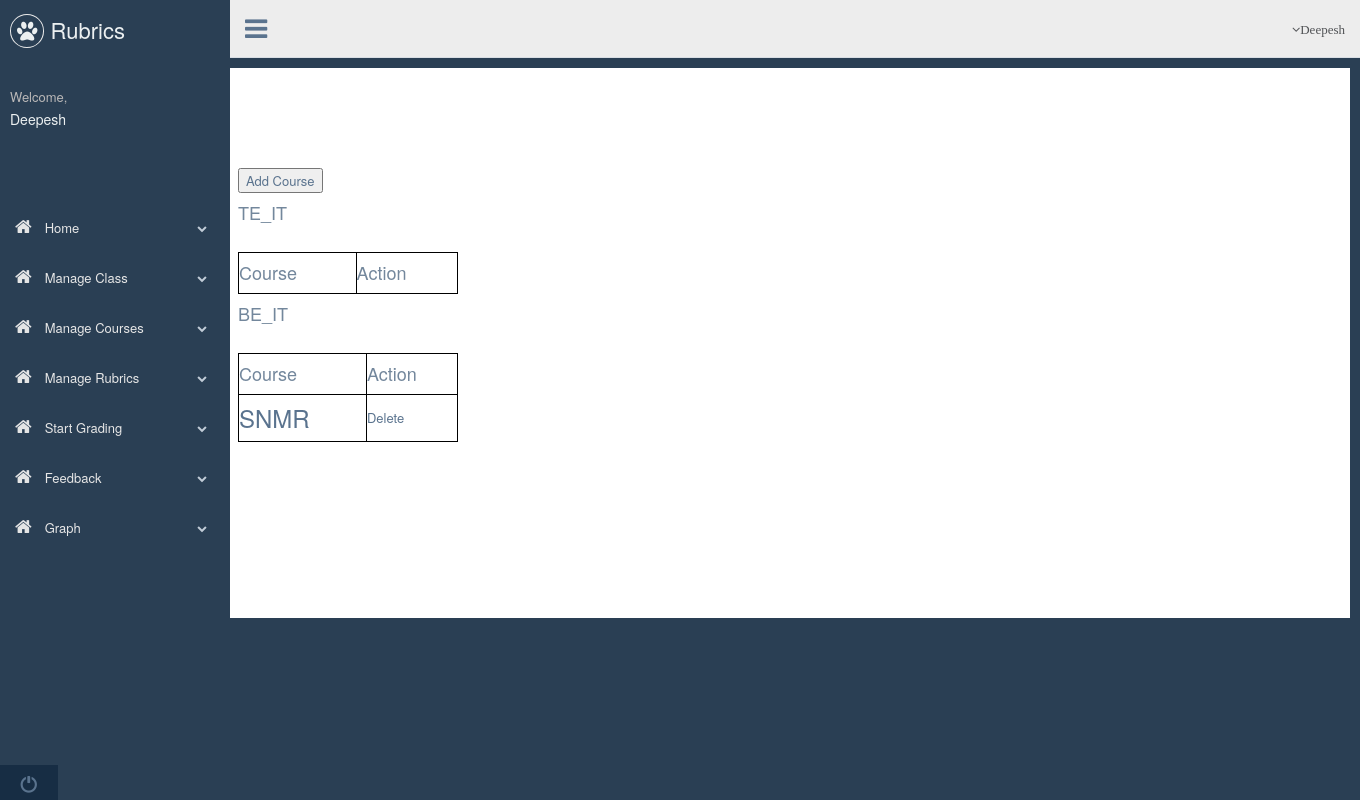
Page /managecourse.php (signed in) on the earlier database version.
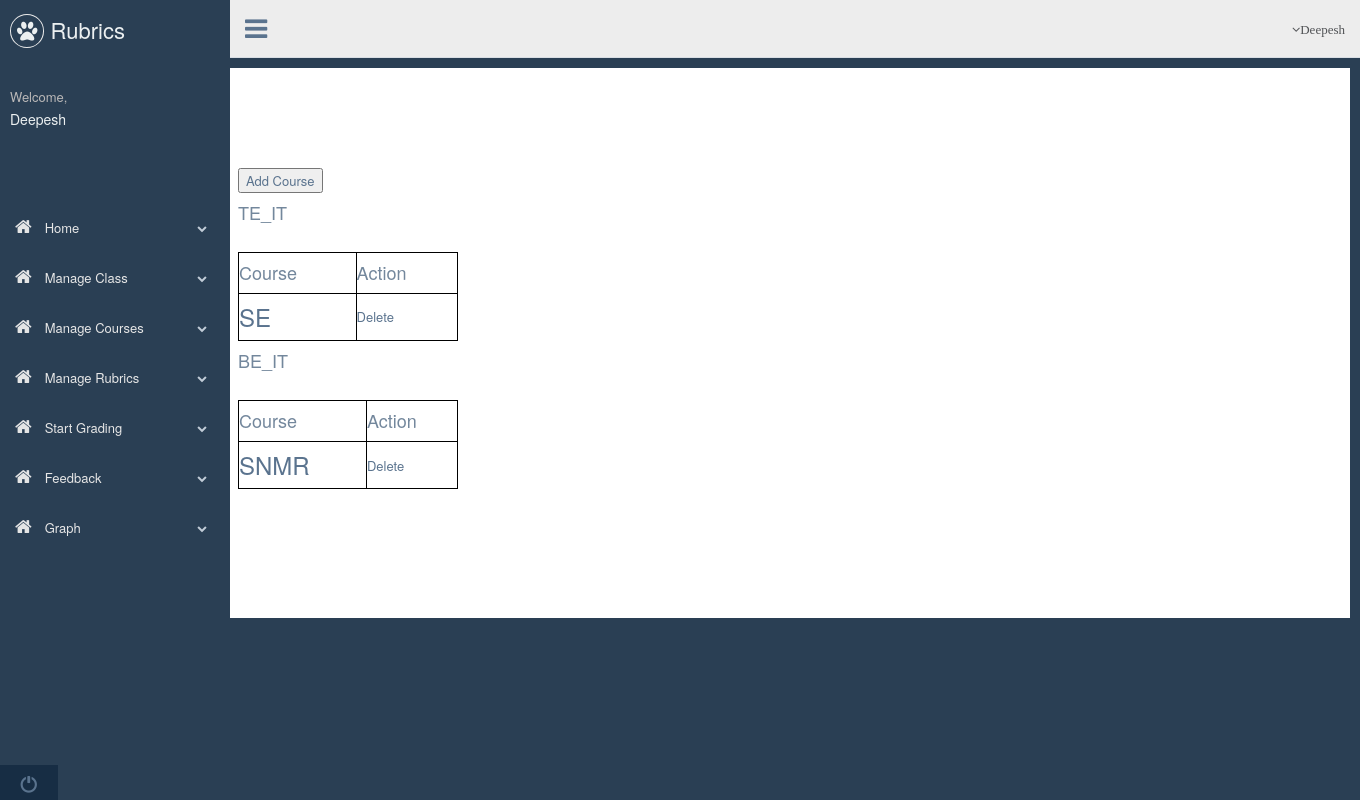
Same page on the later database version.
### tables this page shows
CREATE TABLE `class` (
  `cid` int(11) NOT NULL,
  `classname` varchar(10) NOT NULL,
  `tid` int(11) NOT NULL
);

CREATE TABLE `course` (
  `coid` int(11) NOT NULL,
  `coursename` varchar(100) NOT NULL,
  `cid` int(11) NOT NULL,
  `tid` int(11) NOT NULL,
  `coursetable` varchar(100) NOT NULL
);

### managecourse.php (the view, shortened to what this page needs)
<!DOCTYPE html>
<html>
<head>
    <link href="vendors/bootstrap/dist/css/bootstrap.min.css" rel="stylesheet">
    <link href="vendors/font-awesome/css/font-awesome.min.css" rel="stylesheet">
    <link href="vendors/nprogress/nprogress.css" rel="stylesheet">
    <link href="vendors/iCheck/skins/flat/green.css" rel="stylesheet">
    <link href="vendors/bootstrap-progressbar/css/bootstrap-progressbar-3.3.4.min.css" rel="stylesheet">
    <link href="vendors/pnotify/dist/pnotify.css" rel="stylesheet">
    <link href="vendors/pnotify/dist/pnotify.buttons.css" rel="stylesheet">
    <link href="vendors/pnotify/dist/pnotify.nonblock.css" rel="stylesheet">
    <link href="build/css/custom.min.css" rel="stylesheet">
  </head>
</head>
<body class="nav-md">
  <div class="container body">
      <div class="main_container">
        <div class="col-md-3 left_col">
          <div class="left_col scroll-view">
            <div class="navbar nav_title" style="border: 0;">
            <a href="home.php" class="site_title"><i class="fa fa-paw"></i> <span>Rubrics</span></a>
            </div>
            <div class="profile clearfix">
              <div class="profile_info">
                <span>Welcome,</span>
                <h2> <?php if (isset($_SESSION['teacher_id'])) { ?><?php echo $_SESSION['teacher_name']; ?></h3><br><br></h2>
              </div>
            </div>
        <br />
        <div id="sidebar-menu" class="main_menu_side hidden-print main_menu">
              <div class="menu_section">
                <ul class="nav side-menu">
                  <li><a href="home.php" ><i class="fa fa-home"></i> Home <span class="fa fa-chevron-down"></span></a></li>
                  <li><a href="manageclass.php"><i class="fa fa-home"></i> Manage Class <span class="fa fa-chevron-down"></span></a></li>
                  <li><a href="managecourse.php"><i class="fa fa-home"></i> Manage Courses <span class="fa fa-chevron-down"></span></a></li>
                  <li><a href="create_rubric.php"><i class="fa fa-home"></i> Manage Rubrics <span class="fa fa-chevron-down"></span></a></li>
                  <li><a href="select_grading.php"><i class="fa fa-home"></i> Start Grading <span class="fa fa-chevron-down"></span></a>
                  </li>
                  <li><a href="feedback.php"><i class="fa fa-home"></i> Feedback <span class="fa fa-chevron-down"></span></a></li>
                  <li><a href="chart.php"><i class="fa fa-home"></i> Graph <span class="fa fa-chevron-down"></span></a></li>
                </ul>
              </div>
            <div class="sidebar-footer hidden-small">
              <a data-toggle="tooltip" data-placement="top" title="Logout" href="javascript://" onclick="self.parent.location='logout.php'" >
                <span class="glyphicon glyphicon-off" aria-hidden="true"></span>
              </a>
            </div>
            </div>
            </div>
            </div>
            <div class="top_nav">
          <div class="nav_menu">
            <nav>
              <div class="nav toggle">
                <a id="menu_toggle"><i class="fa fa-bars"></i></a>
              </div>
              <ul class="nav navbar-nav navbar-right">
                <li class="">
                  <a href="javascript:;" class="user-profile dropdown-toggle" data-toggle="dropdown" aria-expanded="false">
                    <span class=" fa fa-angle-down"><?php echo $_SESSION['teacher_name']; ?></span>
                  </a>
                </li>
                  </ul>
            </nav>
          </div>
        </div>
    <?php }?>
<article id="main">
<a href="courses.php">
<input type="button" value="Add Course"/></a>
<?php
include 'dbConfig.php';
	$classname=$db->query("SELECT classname,cid FROM class WHERE tid=".$_SESSION['teacher_id']);
   while($row = $classname->fetch_assoc())
   {
   	?>
   	 <h2><?php echo $row['classname'];?></h2>
		<table style="width: 20%">
            <tr>
            <thead>
                <th><h4>Course</h4></th>
                <th><h4>Action</h4></th>
            </thead>
            </tr>
   <?php
	$course=$db->query("SELECT coursename, coid FROM course WHERE cid=".$row['cid']);
	while($row1 = $course->fetch_assoc())
	{
	 	?>
	 	<tr>
	 	<td><h3><a href="viewassignment.php?id=<?php echo  $row1['coid']; ?>"><?php echo  $row1['coursename']; ?></a></h3></td>
	 	<td><a href="managecourse.php?action=deleteCourse&cn=<?php echo $row1['coid'];?>">Delete</a></td>
	 	</tr>
	<?php  } ?>
	 <br></table>
	 <?php
	 }
   ?>
	 </article>
</body>
</html>

### managecourse.php (style rules this page uses)
article { margin-left: 225px; padding: 1em; padding-top: 100px; overflow: hidden; height: 550px; background-color: white; width:1125px; }
table, th, td { border: 0.5px solid black; border-collapse: collapse; }

Differences in the rows shown:
added course: coursename "SE", shown under class "TE_IT"
